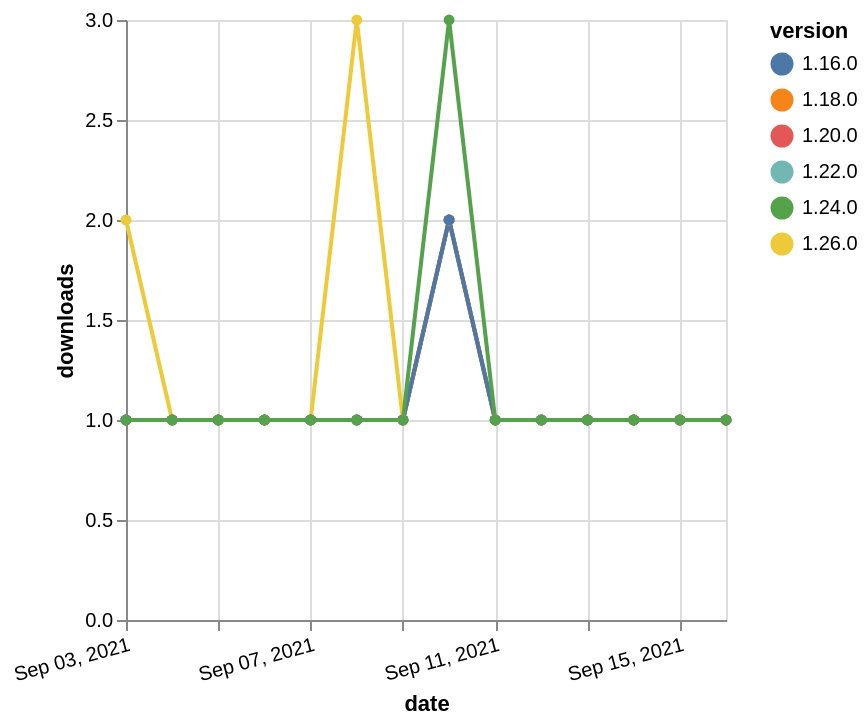

Vega-Lite specification for this chart:
### Vega-Lite specification from a JSON file in a GitHub repository (floating-point values rounded to 4 significant figures)
{"$schema": "https://vega.github.io/schema/vega-lite/v5.json", "description": "A simple bar chart with embedded data.", "data": {"values": [{"date": "2021-09-03", "total": 204, "delta": 1, "version": "1.18.0"}, {"date": "2021-09-04", "total": 205, "delta": 1, "version": "1.18.0"}, {"date": "2021-09-05", "total": 206, "delta": 1, "version": "1.18.0"}, {"date": "2021-09-06", "total": 207, "delta": 1, "version": "1.18.0"}, {"date": "2021-09-07", "total": 208, "delta": 1, "version": "1.18.0"}, {"date": "2021-09-08", "total": 209, "delta": 1, "version": "1.18.0"}, {"date": "2021-09-09", "total": 210, "delta": 1, "version": "1.18.0"}, {"date": "2021-09-10", "total": 212, "delta": 2, "version": "1.18.0"}, {"date": "2021-09-11", "total": 213, "delta": 1, "version": "1.18.0"}, {"date": "2021-09-12", "total": 214, "delta": 1, "version": "1.18.0"}, {"date": "2021-09-13", "total": 215, "delta": 1, "version": "1.18.0"}, {"date": "2021-09-14", "total": 216, "delta": 1, "version": "1.18.0"}, {"date": "2021-09-15", "total": 217, "delta": 1, "version": "1.18.0"}, {"date": "2021-09-16", "total": 218, "delta": 1, "version": "1.18.0"}, {"date": "2021-09-03", "total": 174, "delta": 1, "version": "1.22.0"}, {"date": "2021-09-04", "total": 175, "delta": 1, "version": "1.22.0"}, {"date": "2021-09-05", "total": 176, "delta": 1, "version": "1.22.0"}, {"date": "2021-09-06", "total": 177, "delta": 1, "version": "1.22.0"}, {"date": "2021-09-07", "total": 178, "delta": 1, "version": "1.22.0"}, {"date": "2021-09-08", "total": 179, "delta": 1, "version": "1.22.0"}, {"date": "2021-09-09", "total": 180, "delta": 1, "version": "1.22.0"}, {"date": "2021-09-10", "total": 182, "delta": 2, "version": "1.22.0"}, {"date": "2021-09-11", "total": 183, "delta": 1, "version": "1.22.0"}, {"date": "2021-09-12", "total": 184, "delta": 1, "version": "1.22.0"}, {"date": "2021-09-13", "total": 185, "delta": 1, "version": "1.22.0"}, {"date": "2021-09-14", "total": 186, "delta": 1, "version": "1.22.0"}, {"date": "2021-09-15", "total": 187, "delta": 1, "version": "1.22.0"}, {"date": "2021-09-16", "total": 188, "delta": 1, "version": "1.22.0"}, {"date": "2021-09-03", "total": 125, "delta": 2, "version": "1.26.0"}, {"date": "2021-09-04", "total": 126, "delta": 1, "version": "1.26.0"}, {"date": "2021-09-05", "total": 127, "delta": 1, "version": "1.26.0"}, {"date": "2021-09-06", "total": 128, "delta": 1, "version": "1.26.0"}, {"date": "2021-09-07", "total": 129, "delta": 1, "version": "1.26.0"}, {"date": "2021-09-08", "total": 132, "delta": 3, "version": "1.26.0"}, {"date": "2021-09-09", "total": 133, "delta": 1, "version": "1.26.0"}, {"date": "2021-09-10", "total": 135, "delta": 2, "version": "1.26.0"}, {"date": "2021-09-11", "total": 136, "delta": 1, "version": "1.26.0"}, {"date": "2021-09-12", "total": 137, "delta": 1, "version": "1.26.0"}, {"date": "2021-09-13", "total": 138, "delta": 1, "version": "1.26.0"}, {"date": "2021-09-14", "total": 139, "delta": 1, "version": "1.26.0"}, {"date": "2021-09-15", "total": 140, "delta": 1, "version": "1.26.0"}, {"date": "2021-09-16", "total": 141, "delta": 1, "version": "1.26.0"}, {"date": "2021-09-03", "total": 199, "delta": 1, "version": "1.20.0"}, {"date": "2021-09-04", "total": 200, "delta": 1, "version": "1.20.0"}, {"date": "2021-09-05", "total": 201, "delta": 1, "version": "1.20.0"}, {"date": "2021-09-06", "total": 202, "delta": 1, "version": "1.20.0"}, {"date": "2021-09-07", "total": 203, "delta": 1, "version": "1.20.0"}, {"date": "2021-09-08", "total": 204, "delta": 1, "version": "1.20.0"}, {"date": "2021-09-09", "total": 205, "delta": 1, "version": "1.20.0"}, {"date": "2021-09-10", "total": 207, "delta": 2, "version": "1.20.0"}, {"date": "2021-09-11", "total": 208, "delta": 1, "version": "1.20.0"}, {"date": "2021-09-12", "total": 209, "delta": 1, "version": "1.20.0"}, {"date": "2021-09-13", "total": 210, "delta": 1, "version": "1.20.0"}, {"date": "2021-09-14", "total": 211, "delta": 1, "version": "1.20.0"}, {"date": "2021-09-15", "total": 212, "delta": 1, "version": "1.20.0"}, {"date": "2021-09-16", "total": 213, "delta": 1, "version": "1.20.0"}, {"date": "2021-09-03", "total": 253, "delta": 1, "version": "1.16.0"}, {"date": "2021-09-04", "total": 254, "delta": 1, "version": "1.16.0"}, {"date": "2021-09-05", "total": 255, "delta": 1, "version": "1.16.0"}, {"date": "2021-09-06", "total": 256, "delta": 1, "version": "1.16.0"}, {"date": "2021-09-07", "total": 257, "delta": 1, "version": "1.16.0"}, {"date": "2021-09-08", "total": 258, "delta": 1, "version": "1.16.0"}, {"date": "2021-09-09", "total": 259, "delta": 1, "version": "1.16.0"}, {"date": "2021-09-10", "total": 261, "delta": 2, "version": "1.16.0"}, {"date": "2021-09-11", "total": 262, "delta": 1, "version": "1.16.0"}, {"date": "2021-09-12", "total": 263, "delta": 1, "version": "1.16.0"}, {"date": "2021-09-13", "total": 264, "delta": 1, "version": "1.16.0"}, {"date": "2021-09-14", "total": 265, "delta": 1, "version": "1.16.0"}, {"date": "2021-09-15", "total": 266, "delta": 1, "version": "1.16.0"}, {"date": "2021-09-16", "total": 267, "delta": 1, "version": "1.16.0"}, {"date": "2021-09-03", "total": 205, "delta": 1, "version": "1.24.0"}, {"date": "2021-09-04", "total": 206, "delta": 1, "version": "1.24.0"}, {"date": "2021-09-05", "total": 207, "delta": 1, "version": "1.24.0"}, {"date": "2021-09-06", "total": 208, "delta": 1, "version": "1.24.0"}, {"date": "2021-09-07", "total": 209, "delta": 1, "version": "1.24.0"}, {"date": "2021-09-08", "total": 210, "delta": 1, "version": "1.24.0"}, {"date": "2021-09-09", "total": 211, "delta": 1, "version": "1.24.0"}, {"date": "2021-09-10", "total": 214, "delta": 3, "version": "1.24.0"}, {"date": "2021-09-11", "total": 215, "delta": 1, "version": "1.24.0"}, {"date": "2021-09-12", "total": 216, "delta": 1, "version": "1.24.0"}, {"date": "2021-09-13", "total": 217, "delta": 1, "version": "1.24.0"}, {"date": "2021-09-14", "total": 218, "delta": 1, "version": "1.24.0"}, {"date": "2021-09-15", "total": 219, "delta": 1, "version": "1.24.0"}, {"date": "2021-09-16", "total": 220, "delta": 1, "version": "1.24.0"}]}, "width": "container", "mark": {"type": "line", "point": {"filled": true}}, "encoding": {"x": {"field": "date", "type": "temporal", "timeUnit": "yearmonthdate", "title": "date", "axis": {"labelAngle": -15}}, "y": {"field": "delta", "type": "quantitative", "title": "downloads"}, "color": {"field": "version", "type": "nominal"}, "tooltip": {"field": "delta"}}}
